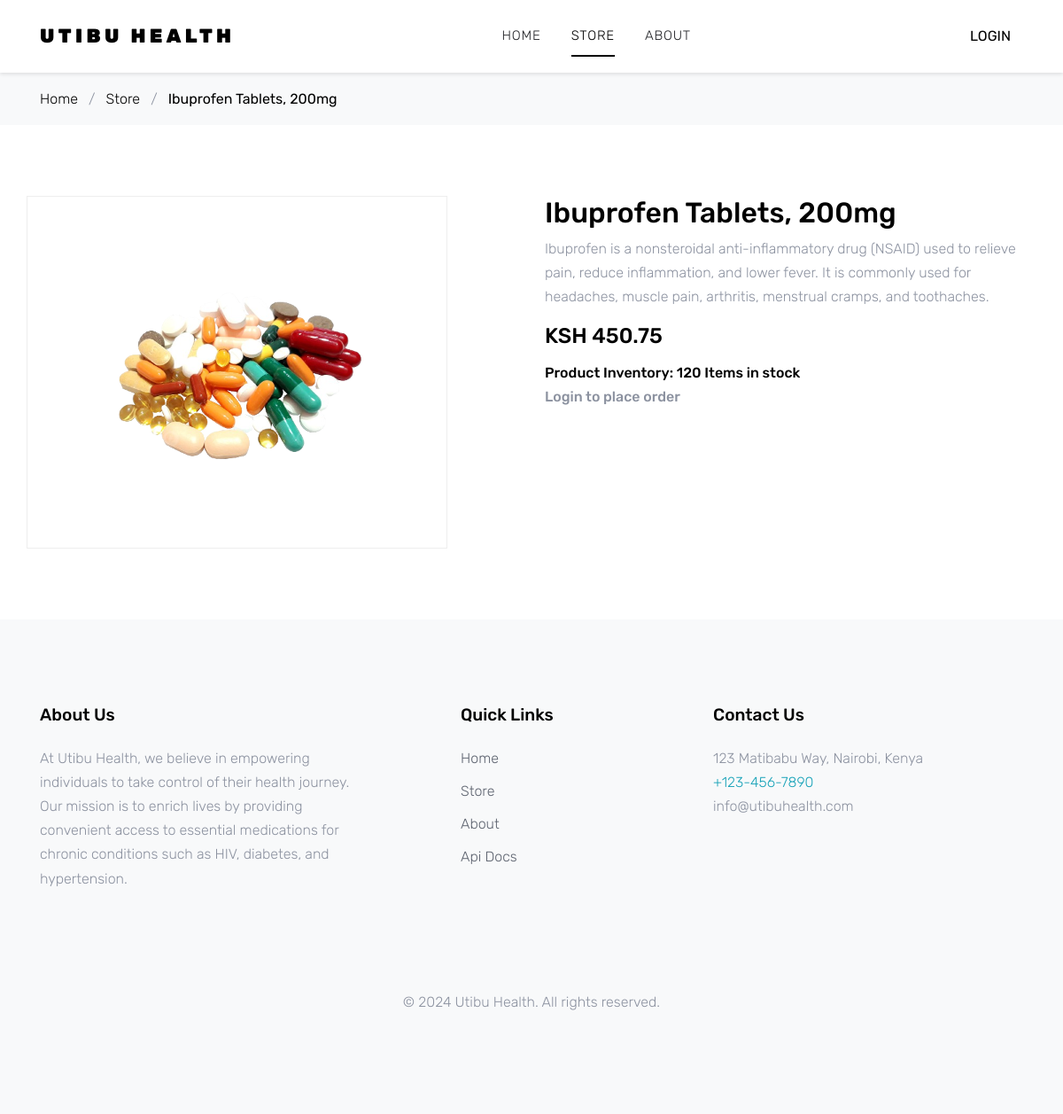
Screenshot of /pharmacy/store/ibuprofen-tablets-200mg with the database file from the repository.
### pharmacy/models.py (models this page shows, shortened)
class Medication(models.Model):
    name = models.CharField(max_length=100)
    medication_image = models.ImageField(upload_to='pharmacy/images', default='pharmacy/images/default_image.png')
    description = models.TextField()
    short_description = models.TextField(default="")
    price = models.DecimalField(max_digits=10, decimal_places=2, default=0.0)
    stock_quantity = models.IntegerField(default=0)
    slug = models.SlugField(unique=True)
    sale = models.BooleanField(default=False)
    class Meta:
        verbose_name_plural = "Medication"

### pharmacy/views.py (the view, shortened to what this page needs)
# urls.py: path('store/<slug:slug>', views.StoreItemView.as_view(), name='store-item'),
class StoreItemView(View):
    def get(self, request, slug, *args, **kwargs):
        product = Medication.objects.get(slug=slug)
        form = OrderForm(initial={'medication': product})
        context = {'product': product, 'form': form}
        return render(request, 'pharmacy/store-item.html', context)

### pharmacy/templates/pharmacy/store-item.html (shortened to what this page needs)
{% extends 'pharmacy/base.html' %}
{% load static %}
{% block content %}
    <div class="bg-light py-3">
        <div class="container">
            <div class="row">
                <div class="col-md-12 mb-0"><a class="text-black" href="{% url 'home' %}">Home</a> <span class="mx-2 mb-0">/</span>
                    <a class="text-black" href="{% url 'store' %}">Store</a> <span class="mx-2 mb-0">/</span>
                    <strong class="text-black">{{ product.name }}</strong></div>
            </div>
        </div>
    </div>
    <div class="site-section">
        <div class="container">
            <div class="row">
                <div class="col-md-5 mr-auto border">
                    <div class="text-center">
                        <img src="{{ product.medication_image.url }}" alt="Image" class="img-fluid p-5">
                    </div>
                </div>
                <div class="col-md-6">
                    <h2 class="text-black">{{ product.name }}</h2>
                    <p>{{ product.description }}</p>
                    <p>
                        <strong class="text-black h4">KSH {{ product.price }}</strong>
                    </p>
                    <p class="text-black h6">Product Inventory: {{ product.stock_quantity }} Items in stock</p>
                    <form id="order-form" action="" method="post">
                        {% if user.is_authenticated %}
                            <div class="mb-4">
                                {% if form.errors %}
                                    <div class="alert alert-danger mt-3" role="alert">
                                        {% for field, error_list in form.errors.items %}
                                            {% for error in error_list %}
                                                <p>{{ error }}</p>
                                            {% endfor %}
                                        {% endfor %}
                                    </div>
                                {% endif %}
                                <div class="input-group mb-3" style="max-width: 220px;">
                                    <div class="mt-2">
                                        <p class="h6">Enter Desired Quantity</p>
                                        {{ form.quantity }}
                                    </div>
                                </div>
                            </div>
                            <button type="submit" class="buy-now btn btn-sm height-auto px-4 py-3 btn-outline-dark">
                                Place Order
                            </button>
                        {% else %}
                            <div class="mt-2">
                                <p class="h6">Login to place order</p>
                            </div>
                        {% endif %}
                    </form>
                </div>
            </div>
        </div>
    </div>
{% endblock %}

### pharmacy/static/phamacy/css/style.css (style rules this page uses)
body { line-height: 1.7; color: #8c92a0; font-weight: 300; font-size: 16px; }
a { -webkit-transition: .3s all ease; -o-transition: .3s all ease; transition: .3s all ease; }
.text-black { color: #000; }
.site-section { padding: 2.5em 0; }
@media (min-width: 768px) { .site-section { padding: 5em 0; } }
.border { border: 1px solid #eee !important; }

### rows the page displays
Medication: name "Ibuprofen Tablets, 200mg", medication_image (placeholder picture), description "Ibuprofen is a nonsteroidal anti-inflammatory drug (NSAID) used to relieve pain, reduce inflammation, and lower fever. It is commonly used for headaches, muscle pain, arthritis, menstrual cramps, and toothaches.", price "450.75", stock_quantity "120"
